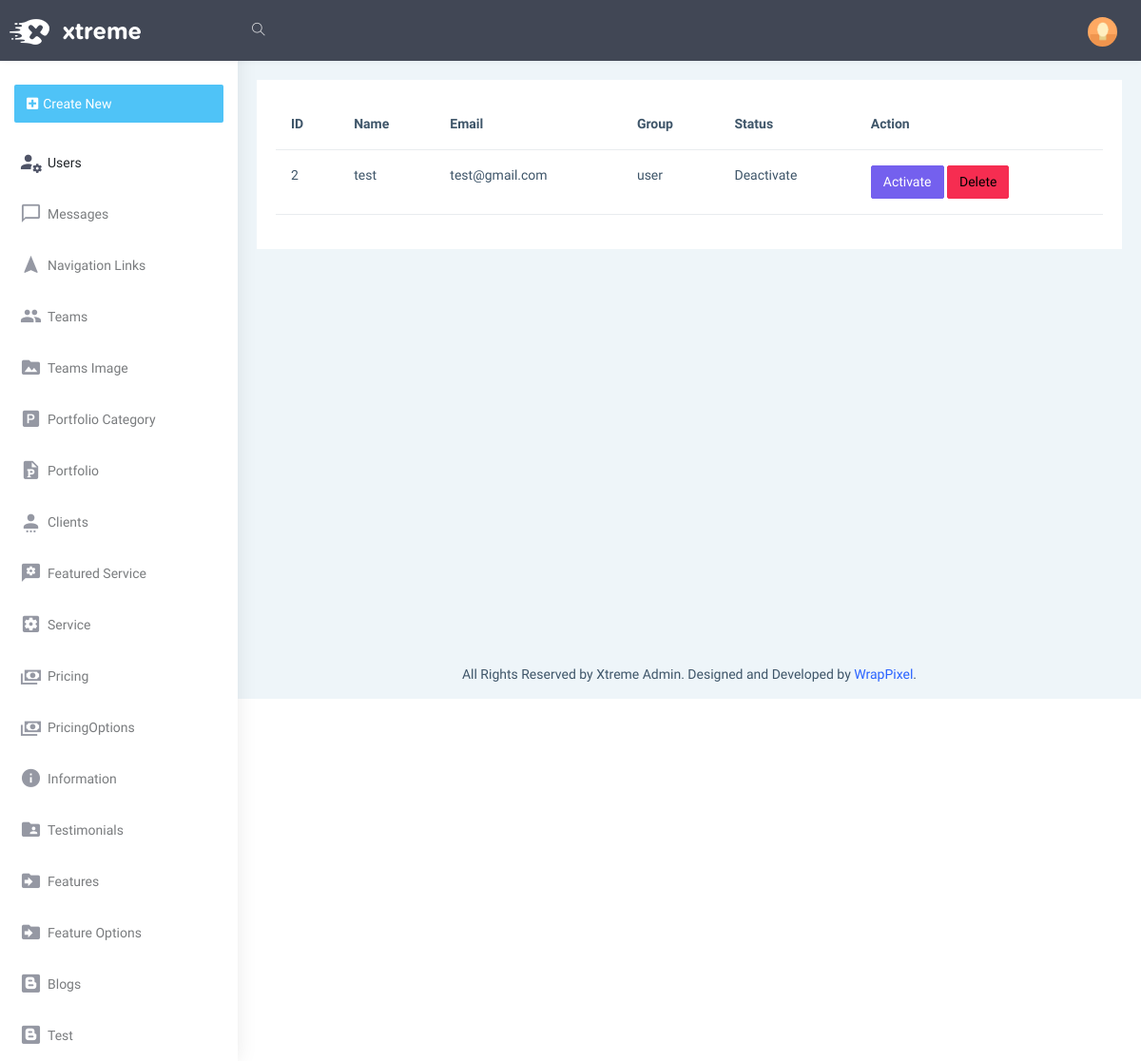
/admin/users (signed in), run on an earlier commit of the app's database.
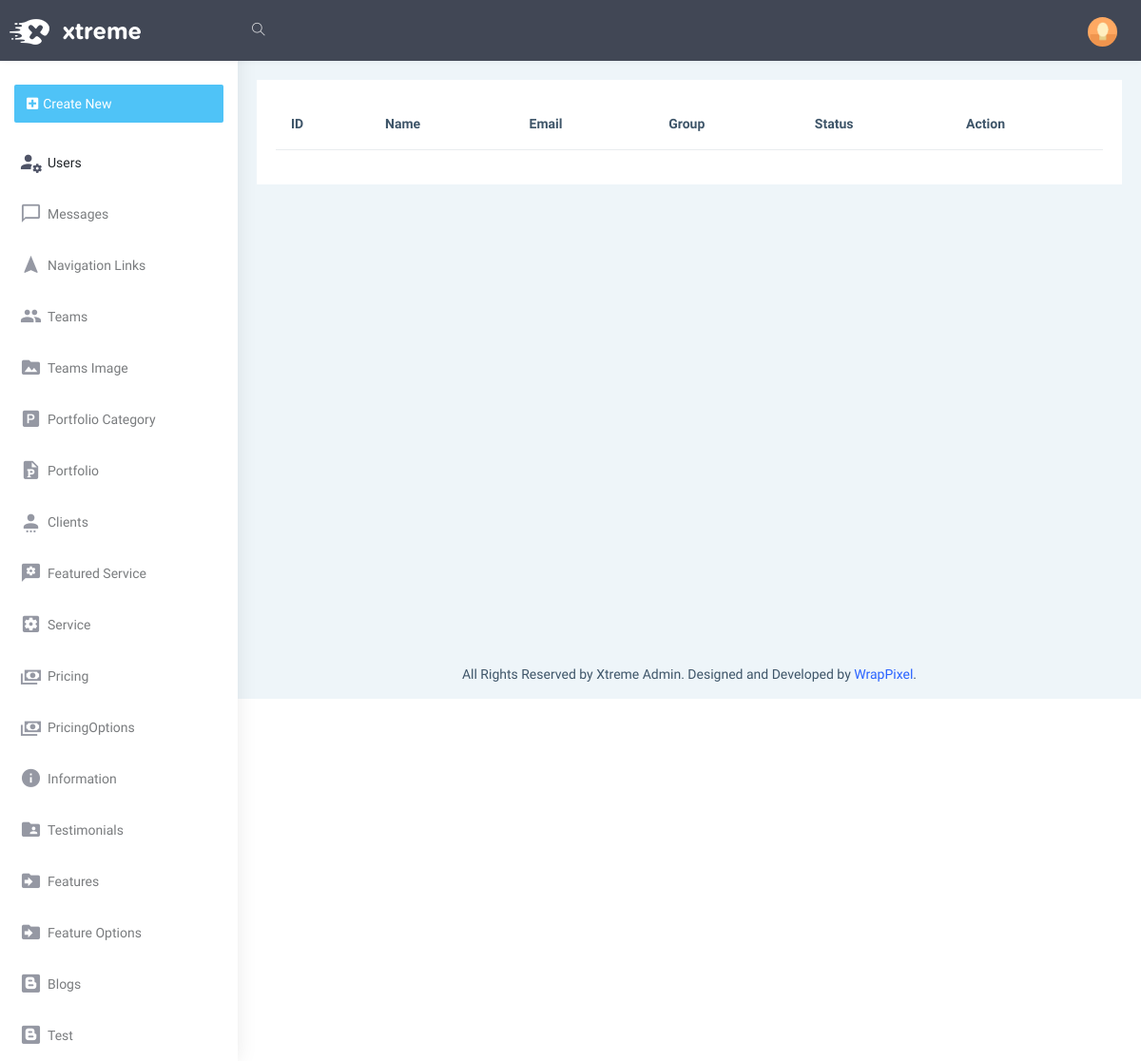
And on a later commit of the database.
### models.py (models this page shows)
class Users(UserMixin,db.Model):
    id=db.Column(db.Integer,primary_key=True,autoincrement=True)
    name=db.Column(db.String(50))
    email=db.Column(db.String(50))
    password=db.Column(db.String(50))
    is_autorized=db.Column(db.Boolean,default=False)
    group=db.Column(db.String(50), default='user')

### admin/routes/users.py (the view)
@admin_bp.route('/users', methods=['GET','POST'])
@login_required
def users():
    users=Users.query.all()[1:]
    return render_template('admin/users/index.html',users=users)

### run.py (called while the page is built)
@login_manager.user_loader
def load_user(user_id):
    return Users.query.get(int(user_id))

### admin/templates/admin/users/index.html (shortened to what this page needs)
{% extends 'admin/layout.html' %}
{% block body %}
<table class="table">
  <thead>
    <tr>
      <th scope="col">ID</th>
      <th scope="col">Name</th>
      <th scope="col">Email</th>
      <th scope="col">Group</th>
      <th scope="col">Status</th>
      <th scope="col">Action</th>
    </tr>
  </thead>
  <tbody>
      {% for user in users %}
    <tr>
      <td>{{user.id}}</td>
      <td>{{user.name}}</td>
      <td>{{user.email}}</td>
      <td>{{user.group}}</td>
      {% if user.is_autorized %}
      <td>Active</td>
      <td>
          <a href="/admin/users/edit/{{user.id}}" class="btn btn-primary">Deactivate</a>
          <a href="/admin/users/delete/{{user.id}}" class="btn btn-danger">Delete</a>
      </td>
      {% else %}
      <td>Deactivate</td>
      <td>
          <a href="/admin/users/edit/{{user.id}}" class="btn btn-primary">Activate</a>
          <a href="/admin/users/delete/{{user.id}}" class="btn btn-danger">Delete</a>
      </td>
      {% endif %}
    </tr>
    {% endfor %}
  </tbody>
</table>
{% endblock %}}

What changed in the data, as far as the page shows it:
removed Users: id "2", name "test", email "test@gmail.com", group "user"
